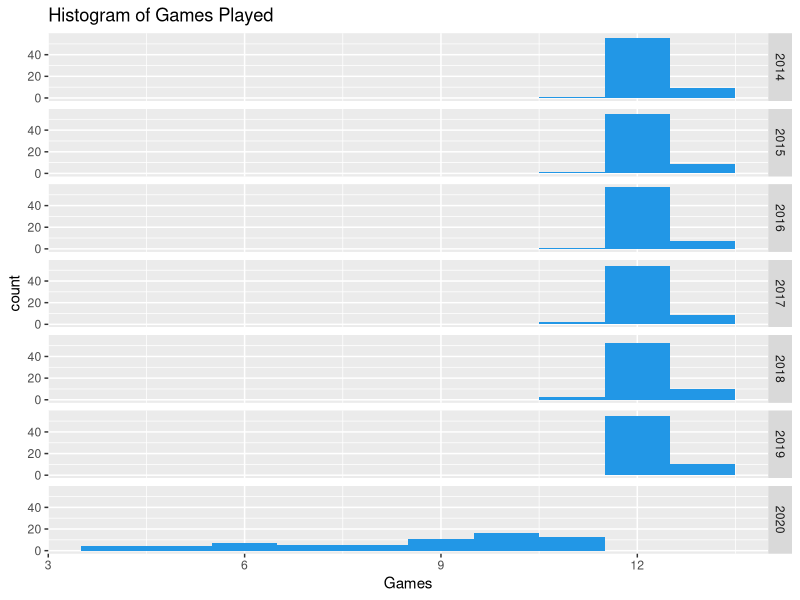
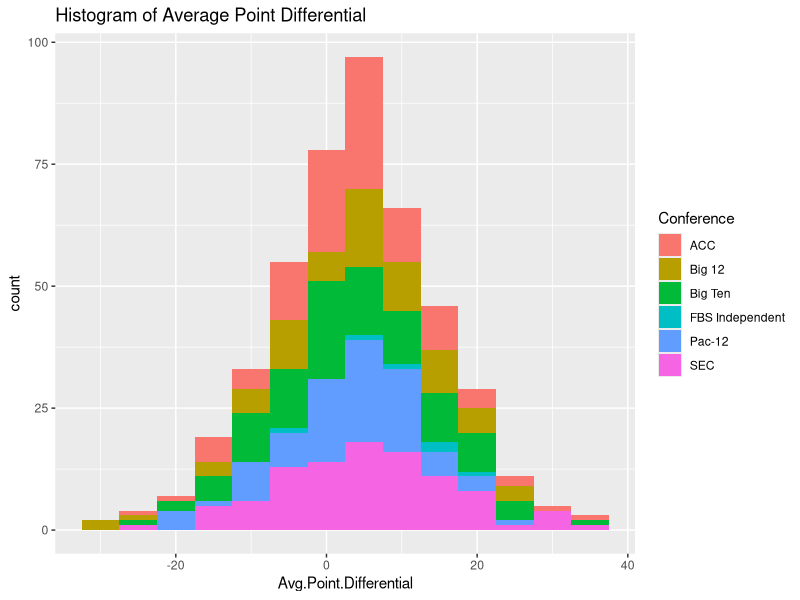
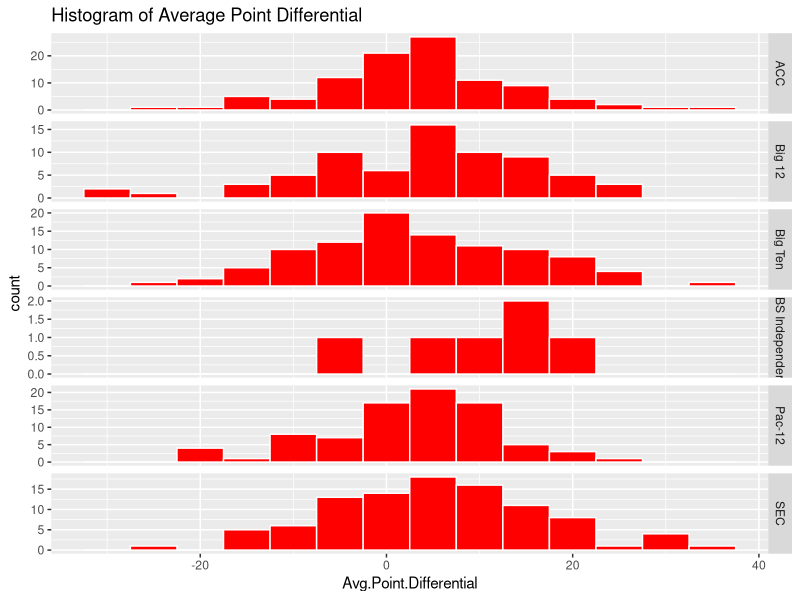

Write R code to recreate these figures, in order.
#loading in libraries
library(ggplot2)

#loading in data
data = read.csv("football.csv")
data$Conference = as.factor(data$Conference)
data$Year = as.factor(data$Year)

print("This should be in Alex's branch")
print("Cameron was present")
print("Rich's branch")

# Explorartory Histograms
ggplot(data, aes(x = Games)) + geom_histogram(binwidth = 1, fill = 4) + 
  ggtitle("Histogram of Games Played") + facet_grid(Year ~ .)
ggplot(data, aes(x = Avg.Point.Differential, fill = Conference)) + geom_histogram(binwidth = 5) +
  ggtitle("Histogram of Average Point Differential")
ggplot(data, aes(x = Avg.Point.Differential)) + 
  geom_histogram(binwidth = 5, fill = "red", color = "white") +
  ggtitle("Histogram of Average Point Differential") + 
  facet_grid(Conference ~ ., scales = "free")
